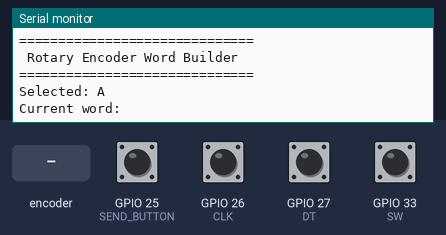
The sketch below on a simulated ESP32. Shown: the last lines printed to the serial monitor. Inputs (shaded band) come from the test bench; at power-on: GPIO 25 (SEND_BUTTON), GPIO 26 (CLK), GPIO 27 (DT), GPIO 33 (SW) HIGH.

Above: at 1.2 s.
1.3 s: rotary encoder on GPIO 26 (CLK) / GPIO 27 (DT) turned 1 step (first pin leading)
At 2.2 s:
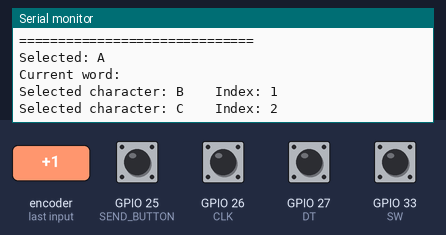
3.0 s: GPIO 25 (SEND_BUTTON) pulled LOW for 0.15 s
At 4.1 s:
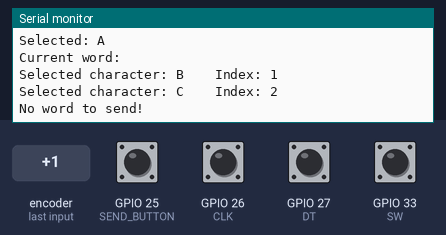
4.6 s: GPIO 33 (SW) pulled LOW for 0.15 s
At 5.3 s:
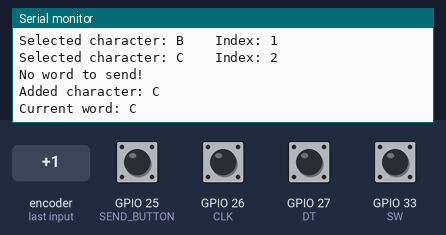
6.2 s: GPIO 25 (SEND_BUTTON) pulled LOW for 1 s
At 6.6 s:
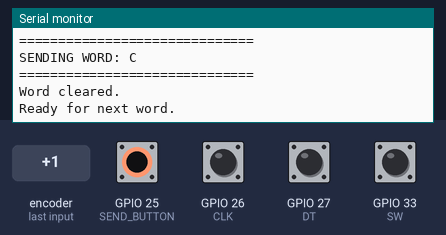
8.7 s: rotary encoder on GPIO 26 (CLK) / GPIO 27 (DT) turned 1 step (first pin leading)
At 9.1 s:
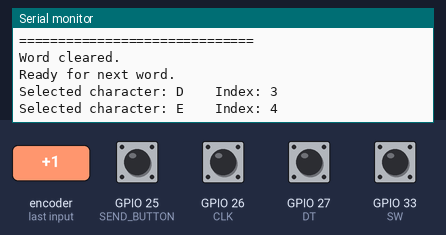
10.4 s: GPIO 33 (SW) pulled LOW for 1 s
At 11.0 s:
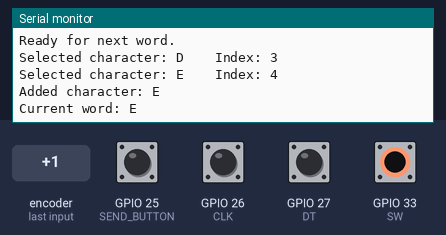

Measured:
- after the input at 1.3 s, the serial monitor: prints a new line at once (image 1)
- after the input at 3.0 s, the serial monitor: prints a new line at once (image 2)
- after the input at 4.6 s, the serial monitor: prints a new line at once (image 3)
- after the input at 6.2 s, the serial monitor: prints a new line at once (image 4)
- after the input at 8.7 s, the serial monitor: prints a new line at once (image 5)
- after the input at 10.4 s, the serial monitor: prints a new line at once (image 6)

The sketch:

esp32_converts_encoder_to_words.ino
```cpp
#define SW 33
#define CLK 26
#define DT 27

#define SEND_BUTTON 25

int letterIndex = 0;
int lastCLK;

// Store the word being created
String currentWord = "";

// Maximum number of characters
const int MAX_WORD_LENGTH = 20;


void setup() {

  Serial.begin(115200);

  // Rotary encoder pins
  pinMode(SW, INPUT_PULLUP);
  pinMode(CLK, INPUT_PULLUP);
  pinMode(DT, INPUT_PULLUP);

  // Send button
  pinMode(SEND_BUTTON, INPUT_PULLUP);

  // Get initial CLK state
  lastCLK = digitalRead(CLK);

  Serial.println();
  Serial.println("==============================");
  Serial.println(" Rotary Encoder Word Builder");
  Serial.println("==============================");

  Serial.println("Selected: A");
  Serial.println("Current word: ");
}


void loop() {

  // ==========================================
  // ROTARY ENCODER
  // ==========================================

  int currentCLK = digitalRead(CLK);

  if (currentCLK != lastCLK) {

    // Determine direction
    if (digitalRead(DT) != currentCLK) {
      letterIndex++;
    }
    else {
      letterIndex--;
    }

    // Limit A-Z
    if (letterIndex > 25) {
      letterIndex = 25;
    }

    if (letterIndex < 0) {
      letterIndex = 0;
    }

    // Convert index to character
    char selectedCharacter = 'A' + letterIndex;

    Serial.print("Selected character: ");
    Serial.print(selectedCharacter);

    Serial.print("    Index: ");
    Serial.println(letterIndex);
  }

  // Save CLK state
  lastCLK = currentCLK;


  // ==========================================
  // ENCODER PUSH BUTTON - GPIO 33
  // ==========================================

  if (digitalRead(SW) == LOW) {

    char selectedCharacter = 'A' + letterIndex;

    // Check word length
    if (currentWord.length() < MAX_WORD_LENGTH) {

      // Add selected character
      currentWord += selectedCharacter;

      Serial.print("Added character: ");
      Serial.println(selectedCharacter);

      Serial.print("Current word: ");
      Serial.println(currentWord);

    }
    else {

      Serial.println("Maximum word length reached!");

    }

    // Wait until button is released
    while (digitalRead(SW) == LOW) {
      delay(10);
    }

    delay(50);
  }


  // ==========================================
  // SEND BUTTON - GPIO 25
  // ==========================================

  if (digitalRead(SEND_BUTTON) == LOW) {

    if (currentWord.length() > 0) {

      Serial.println();
      Serial.println("==============================");
      Serial.print("SENDING WORD: ");
      Serial.println(currentWord);
      Serial.println("==============================");
      Serial.println();

      // Clear word after sending
      currentWord = "";

      Serial.println("Word cleared.");
      Serial.println("Ready for next word.");

    }
    else {

      Serial.println("No word to send!");

    }

    // Wait until send button is released
    while (digitalRead(SEND_BUTTON) == LOW) {
      delay(10);
    }

    delay(50);
  }
}
```
